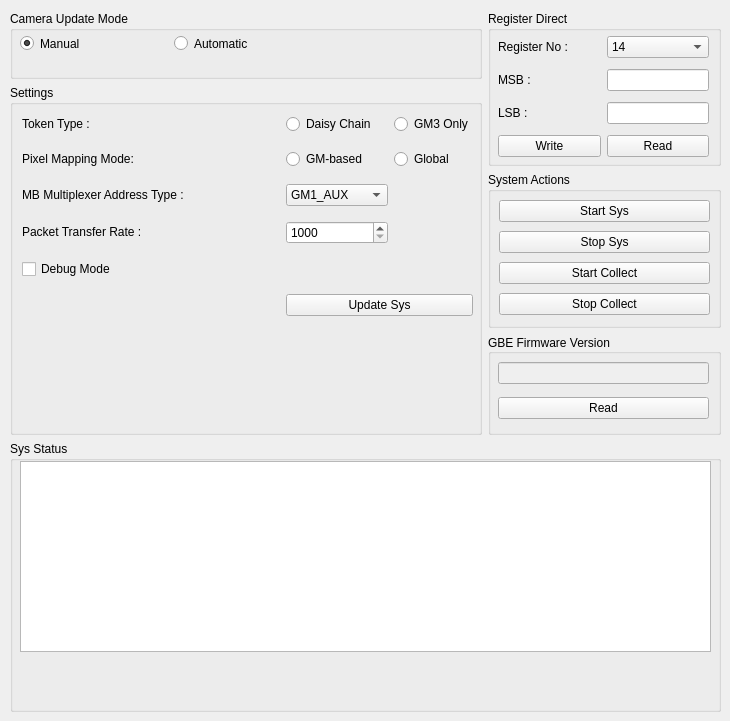
    <widget class="QWidget" name="sysConfigTab">
     <attribute name="title">
      <string>System Config</string>
     </attribute>
     <widget class="QWidget" name="layoutWidget">
      <property name="geometry">
       <rect>
        <x>10</x>
        <y>11</y>
        <width>711</width>
        <height>701</height>
       </rect>
      </property>
      <layout class="QGridLayout" name="gridLayout_48" rowstretch="10,12,23,15,40" columnstretch="67,33">
       <item row="0" column="1" rowspan="2">
        <widget class="QGroupBox" name="SysConfigRegDirectGroup">
         <property name="sizePolicy">
          <sizepolicy hsizetype="Ignored" vsizetype="Minimum">
           <horstretch>0</horstretch>
           <verstretch>0</verstretch>
          </sizepolicy>
         </property>
         <property name="title">
          <string>Register Direct</string>
         </property>
         <widget class="QWidget" name="layoutWidget611">
          <property name="geometry">
           <rect>
            <x>10</x>
            <y>20</y>
            <width>211</width>
            <height>131</height>
           </rect>
          </property>
          <layout class="QGridLayout" name="gridLayout_3" columnstretch="50,50">
           <item row="2" column="1">
            <widget class="QLineEdit" name="LSBEdit"/>
           </item>
           <item row="1" column="1">
            <widget class="QLineEdit" name="MSBEdit"/>
           </item>
           <item row="2" column="0">
            <widget class="QLabel" name="LSBLabel">
             <property name="text">
              <string>LSB :</string>
             </property>
             <property name="alignment">
              <set>Qt::AlignLeading|Qt::AlignLeft|Qt::AlignVCenter</set>
             </property>
            </widget>
           </item>
           <item row="1" column="0">
            <widget class="QLabel" name="MSBLabel">
             <property name="text">
              <string>MSB :</string>
             </property>
             <property name="alignment">
              <set>Qt::AlignLeading|Qt::AlignLeft|Qt::AlignVCenter</set>
             </property>
            </widget>
           </item>
           <item row="0" column="0">
            <widget class="QLabel" name="sysConfigRegLab">
             <property name="text">
              <string>Register No :</string>
             </property>
             <property name="alignment">
              <set>Qt::AlignLeading|Qt::AlignLeft|Qt::AlignVCenter</set>
             </property>
            </widget>
           </item>
           <item row="3" column="0">
            <widget class="QPushButton" name="writeRegButton">
             <property name="text">
              <string>Write</string>
             </property>
            </widget>
           </item>
           <item row="3" column="1">
            <widget class="QPushButton" name="readRegButton">
             <property name="text">
              <string>Read</string>
             </property>
            </widget>
           </item>
           <item row="0" column="1">
            <widget class="QComboBox" name="sysControlRegNoCombo">
             <item>
              <property name="text">
               <string>14</string>
              </property>
             </item>
             <item>
              <property name="text">
               <string>15</string>
              </property>
             </item>
             <item>
              <property name="text">
               <string>16</string>
              </property>
             </item>
            </widget>
           </item>
          </layout>
         </widget>
        </widget>
       </item>
       <item row="1" column="0" rowspan="3">
        <widget class="QGroupBox" name="spectSettingsGroup">
         <property name="sizePolicy">
          <sizepolicy hsizetype="Ignored" vsizetype="Minimum">
           <horstretch>0</horstretch>
           <verstretch>50</verstretch>
          </sizepolicy>
         </property>
         <property name="title">
          <string>Settings</string>
         </property>
         <widget class="QWidget" name="layoutWidget2">
          <property name="geometry">
           <rect>
            <x>12</x>
            <y>20</y>
            <width>451</width>
            <height>221</height>
           </rect>
          </property>
          <layout class="QGridLayout" name="gridLayout_2" rowstretch="0,0,0,0,0,0,0" columnstretch="40,0,0">
           <item row="5" column="0">
            <widget class="QCheckBox" name="debugModeCheckBox">
             <property name="text">
              <string>Debug Mode</string>
             </property>
            </widget>
           </item>
           <item row="3" column="1">
            <widget class="QSpinBox" name="pktTransferSpinner">
             <property name="minimum">
              <number>1000</number>
             </property>
             <property name="maximum">
              <number>63000</number>
             </property>
             <property name="singleStep">
              <number>1000</number>
             </property>
             <property name="value">
              <number>1000</number>
             </property>
            </widget>
           </item>
           <item row="2" column="1">
            <widget class="QComboBox" name="mbMultiplexerAddrTypeCombo">
             <item>
              <property name="text">
               <string>GM1_AUX</string>
              </property>
             </item>
             <item>
              <property name="text">
               <string>GM2_AUX</string>
              </property>
             </item>
             <item>
              <property name="text">
               <string>GM3_AUX</string>
              </property>
             </item>
             <item>
              <property name="text">
               <string>GM4_AUX</string>
              </property>
             </item>
             <item>
              <property name="text">
               <string>GM0AXPK62</string>
              </property>
             </item>
             <item>
              <property name="text">
               <string>GM0AXPK63</string>
              </property>
             </item>
             <item>
              <property name="text">
               <string>EMKO_IN</string>
              </property>
             </item>
             <item>
              <property name="text">
               <string>MB_TEMP</string>
              </property>
             </item>
             <item>
              <property name="text">
               <string>REF2V</string>
              </property>
             </item>
             <item>
              <property name="text">
               <string>S3.3V</string>
              </property>
             </item>
             <item>
              <property name="text">
               <string>P2.5V</string>
              </property>
             </item>
             <item>
              <property name="text">
               <string>A2.5V</string>
              </property>
             </item>
             <item>
              <property name="text">
               <string>D2.5V</string>
              </property>
             </item>
             <item>
              <property name="text">
               <string>F2.5V</string>
              </property>
             </item>
             <item>
              <property name="text">
               <string>F1.5V</string>
              </property>
             </item>
             <item>
              <property name="text">
               <string>S5V</string>
              </property>
             </item>
            </widget>
           </item>
           <item row="3" column="0">
            <widget class="QLabel" name="pktTransferLab">
             <property name="sizePolicy">
              <sizepolicy hsizetype="Preferred" vsizetype="Fixed">
               <horstretch>0</horstretch>
               <verstretch>0</verstretch>
              </sizepolicy>
             </property>
             <property name="text">
              <string>Packet Transfer Rate :</string>
             </property>
             <property name="alignment">
              <set>Qt::AlignLeading|Qt::AlignLeft|Qt::AlignVCenter</set>
             </property>
            </widget>
           </item>
           <item row="0" column="1">
            <widget class="QRadioButton" name="tokenDaisyChainradio">
             <property name="text">
              <string>Daisy Chain</string>
             </property>
             <attribute name="buttonGroup">
              <string notr="true">SysTokenTypeBtnGroup</string>
             </attribute>
            </widget>
           </item>
           <item row="6" column="1" colspan="2">
            <widget class="QPushButton" name="sendConfigButton">
             <property name="text">
              <string>Update Sys</string>
             </property>
            </widget>
           </item>
           <item row="0" column="2">
            <widget class="QRadioButton" name="tokenGM3radio">
             <property name="text">
              <string>GM3 Only</string>
             </property>
             <attribute name="buttonGroup">
              <string notr="true">SysTokenTypeBtnGroup</string>
             </attribute>
            </widget>
           </item>
           <item row="0" column="0">
            <widget class="QLabel" name="tokenTypeLab">
             <property name="sizePolicy">
              <sizepolicy hsizetype="Preferred" vsizetype="Fixed">
               <horstretch>0</horstretch>
               <verstretch>0</verstretch>
              </sizepolicy>
             </property>
             <property name="text">
              <string>Token Type :</string>
             </property>
             <property name="alignment">
              <set>Qt::AlignLeading|Qt::AlignLeft|Qt::AlignVCenter</set>
             </property>
            </widget>
           </item>
           <item row="2" column="0">
            <widget class="QLabel" name="mbMultiplexLab">
             <property name="sizePolicy">
              <sizepolicy hsizetype="Preferred" vsizetype="Fixed">
               <horstretch>0</horstretch>
               <verstretch>0</verstretch>
              </sizepolicy>
             </property>
             <property name="text">
              <string>MB Multiplexer Address Type :</string>
             </property>
             <property name="alignment">
              <set>Qt::AlignLeading|Qt::AlignLeft|Qt::AlignVCenter</set>
             </property>
            </widget>
           </item>
           <item row="1" column="0">
            <widget class="QLabel" name="pixelMapModeLab">
             <property name="text">
              <string>Pixel Mapping Mode:</string>
             </property>
            </widget>
           </item>
           <item row="1" column="1">
            <widget class="QRadioButton" name="pixelMapGMBasedRadio">
             <property name="text">
              <string>GM-based</string>
             </property>
             <attribute name="buttonGroup">
              <string notr="true">PixelMapGroup</string>
             </attribute>
            </widget>
           </item>
           <item row="1" column="2">
            <widget class="QRadioButton" name="pixelMapGlobalRadio">
             <property name="text">
              <string>Global</string>
             </property>
             <attribute name="buttonGroup">
              <string notr="true">PixelMapGroup</string>
             </attribute>
            </widget>
           </item>
          </layout>
         </widget>
        </widget>
       </item>
       <item row="2" column="1">
        <widget class="QGroupBox" name="SysActionsGroup">
         <property name="sizePolicy">
          <sizepolicy hsizetype="Ignored" vsizetype="Minimum">
           <horstretch>0</horstretch>
           <verstretch>0</verstretch>
          </sizepolicy>
         </property>
         <property name="title">
          <string>System Actions</string>
         </property>
         <widget class="QWidget" name="layoutWidget34">
          <property name="geometry">
           <rect>
            <x>11</x>
            <y>25</y>
            <width>211</width>
            <height>121</height>
           </rect>
          </property>
          <layout class="QGridLayout" name="gridLayout_51">
           <item row="0" column="0">
            <widget class="QPushButton" name="startSysBtn">
             <property name="text">
              <string>Start Sys</string>
             </property>
            </widget>
           </item>
           <item row="1" column="0">
            <widget class="QPushButton" name="stopSysBtn">
             <property name="text">
              <string>Stop Sys</string>
             </property>
            </widget>
           </item>
           <item row="2" column="0">
            <widget class="QPushButton" name="startCollectBtn">
             <property name="enabled">
              <bool>true</bool>
             </property>
             <property name="text">
              <string>Start Collect</string>
             </property>
             <property name="checkable">
              <bool>false</bool>
             </property>
             <property name="checked">
              <bool>false</bool>
             </property>
            </widget>
           </item>
           <item row="3" column="0">
            <widget class="QPushButton" name="stopCollectBtn">
             <property name="text">
              <string>Stop Collect</string>
             </property>
             <property name="checkable">
              <bool>false</bool>
             </property>
            </widget>
           </item>
          </layout>
         </widget>
        </widget>
       </item>
       <item row="3" column="1">
        <widget class="QGroupBox" name="GBEFirmwareGroup">
         <property name="sizePolicy">
          <sizepolicy hsizetype="Ignored" vsizetype="Minimum">
           <horstretch>0</horstretch>
           <verstretch>0</verstretch>
          </sizepolicy>
         </property>
         <property name="title">
          <string>GBE Firmware Version</string>
         </property>
         <property name="alignment">
          <set>Qt::AlignLeading|Qt::AlignLeft|Qt::AlignVCenter</set>
         </property>
         <widget class="QWidget" name="layoutWidget4">
          <property name="geometry">
           <rect>
            <x>10</x>
            <y>21</y>
            <width>211</width>
            <height>71</height>
           </rect>
          </property>
          <layout class="QGridLayout" name="gridLayout_41">
           <item row="0" column="0">
            <widget class="QLineEdit" name="GBEFirmwareVerEdit">
             <property name="enabled">
              <bool>false</bool>
             </property>
             <property name="alignment">
              <set>Qt::AlignCenter</set>
             </property>
            </widget>
           </item>
           <item row="1" column="0">
            <widget class="QPushButton" name="ReadGBEFirmwareBtn">
             <property name="text">
              <string>Read</string>
             </property>
            </widget>
           </item>
          </layout>
         </widget>
        </widget>
       </item>
       <item row="0" column="0">
        <widget class="QGroupBox" name="cameraUpdateModeGroup">
         <property name="title">
          <string>Camera Update Mode</string>
         </property>
         <widget class="QWidget" name="layoutWidget33">
          <property name="geometry">
           <rect>
            <x>10</x>
            <y>23</y>
            <width>301</width>
            <height>19</height>
           </rect>
          </property>
          <layout class="QGridLayout" name="gridLayout_38">
           <item row="0" column="0">
            <widget class="QRadioButton" name="cameraUpdateModeManualRadio">
             <property name="text">
              <string>Manual</string>
             </property>
             <property name="checked">
              <bool>true</bool>
             </property>
             <attribute name="buttonGroup">
              <string notr="true">cameraUpdateModeBtnGroup</string>
             </attribute>
            </widget>
           </item>
           <item row="0" column="1">
            <widget class="QRadioButton" name="cameraUpdateAutomaticRadio">
             <property name="text">
              <string>Automatic</string>
             </property>
             <attribute name="buttonGroup">
              <string notr="true">cameraUpdateModeBtnGroup</string>
             </attribute>
            </widget>
           </item>
          </layout>
         </widget>
        </widget>
       </item>
       <item row="4" column="0" colspan="2">
        <widget class="QGroupBox" name="sysStatusGroup">
         <property name="sizePolicy">
          <sizepolicy hsizetype="Ignored" vsizetype="Minimum">
           <horstretch>0</horstretch>
           <verstretch>0</verstretch>
          </sizepolicy>
         </property>
         <property name="title">
          <string>Sys Status</string>
         </property>
         <widget class="QTextEdit" name="sysStatusTextArea">
          <property name="geometry">
           <rect>
            <x>10</x>
            <y>20</y>
            <width>691</width>
            <height>191</height>
           </rect>
          </property>
         </widget>
        </widget>
       </item>
      </layout>
     </widget>
    </widget>
